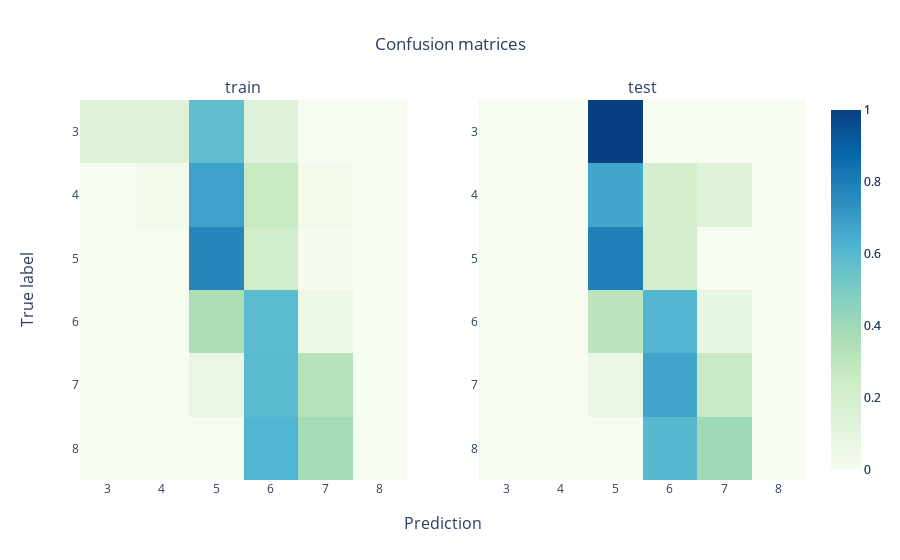

Here is the notebook cell this chart was saved with:
### Code cell
# Visualize confusion matrices
# More readable in this case : use normalized version of the confusion_matrix
from plotly.subplots import make_subplots
cm_train = confusion_matrix(y_train, predictions_train, normalize = "true")
cm_test = confusion_matrix(y_test, predictions_test, normalize = "true")

fig = make_subplots(rows = 1, cols = 2, subplot_titles = ("train", "test"), 
                    x_title = 'Prediction', y_title = 'True label')
fig.update_layout(
        title = go.layout.Title(text = "Confusion matrices", x = 0.5))
fig.update_yaxes(autorange='reversed')
fig.add_trace(
    go.Heatmap(
        name = 'train',
        x = ['3', '4', '5', '6', '7', '8'], # put here the class labels
        y = ['3', '4', '5', '6', '7', '8'], 
        z = cm_train,
        colorscale = 'gnbu',
        zmin = 0,
        zmax = max(cm_train.max(), cm_test.max())
    ),
    row = 1,
    col = 1
)  
fig.add_trace(
    go.Heatmap(
        name = 'test',
        x = ['3', '4', '5', '6', '7', '8'], 
        y = ['3', '4', '5', '6', '7', '8'], 
        z = cm_test,
        colorscale = 'gnbu',
        zmin = 0,
        zmax = max(cm_train.max(), cm_test.max())
    ),
    row = 1,
    col = 2
)

### Figure 1 — Plotly figure (JSON) as saved in the notebook; plotly's stock layout.template omitted (floating-point values rounded to 4 significant figures)
{"data": [{"colorscale": [[0, "rgb(247,252,240)"], [0.125, "rgb(224,243,219)"], [0.25, "rgb(204,235,197)"], [0.375, "rgb(168,221,181)"], [0.5, "rgb(123,204,196)"], [0.625, "rgb(78,179,211)"], [0.75, "rgb(43,140,190)"], [0.875, "rgb(8,104,172)"], [1, "rgb(8,64,129)"]], "name": "train", "type": "heatmap", "x": ["3", "4", "5", "6", "7", "8"], "xaxis": "x", "y": ["3", "4", "5", "6", "7", "8"], "yaxis": "y", "z": [[0.1429, 0.1429, 0.5714, 0.1429, 0, 0], [0, 0.02632, 0.6842, 0.2632, 0.02632, 0], [0, 0, 0.7696, 0.2199, 0.01057, 0], [0, 0, 0.3618, 0.5853, 0.053, 0], [0, 0, 0.07792, 0.5909, 0.3312, 0], [0, 0, 0, 0.6154, 0.3846, 0]], "zmax": 1, "zmin": 0}, {"colorscale": [[0, "rgb(247,252,240)"], [0.125, "rgb(224,243,219)"], [0.25, "rgb(204,235,197)"], [0.375, "rgb(168,221,181)"], [0.5, "rgb(123,204,196)"], [0.625, "rgb(78,179,211)"], [0.75, "rgb(43,140,190)"], [0.875, "rgb(8,104,172)"], [1, "rgb(8,64,129)"]], "name": "test", "type": "heatmap", "x": ["3", "4", "5", "6", "7", "8"], "xaxis": "x2", "y": ["3", "4", "5", "6", "7", "8"], "yaxis": "y2", "z": [[0, 0, 1, 0, 0, 0], [0, 0, 0.6667, 0.2, 0.1333, 0], [0, 0, 0.7933, 0.2019, 0.004808, 0], [0, 0, 0.3039, 0.6078, 0.08824, 0], [0, 0, 0.06667, 0.6667, 0.2667, 0], [0, 0, 0, 0.6, 0.4, 0]], "zmax": 1, "zmin": 0}], "layout": {"annotations": [{"font": {"size": 16}, "showarrow": false, "text": "train", "x": 0.225, "xanchor": "center", "xref": "paper", "y": 1, "yanchor": "bottom", "yref": "paper"}, {"font": {"size": 16}, "showarrow": false, "text": "test", "x": 0.775, "xanchor": "center", "xref": "paper", "y": 1, "yanchor": "bottom", "yref": "paper"}, {"font": {"size": 16}, "showarrow": false, "text": "Prediction", "x": 0.5, "xanchor": "center", "xref": "paper", "y": 0, "yanchor": "top", "yref": "paper", "yshift": -30}, {"font": {"size": 16}, "showarrow": false, "text": "True label", "textangle": -90, "x": 0, "xanchor": "right", "xref": "paper", "xshift": -40, "y": 0.5, "yanchor": "middle", "yref": "paper"}], "title": {"text": "Confusion matrices", "x": 0.5}, "xaxis": {"anchor": "y", "domain": [0, 0.45]}, "xaxis2": {"anchor": "y2", "domain": [0.55, 1]}, "yaxis": {"anchor": "x", "autorange": "reversed", "domain": [0, 1]}, "yaxis2": {"anchor": "x2", "autorange": "reversed", "domain": [0, 1]}}}
